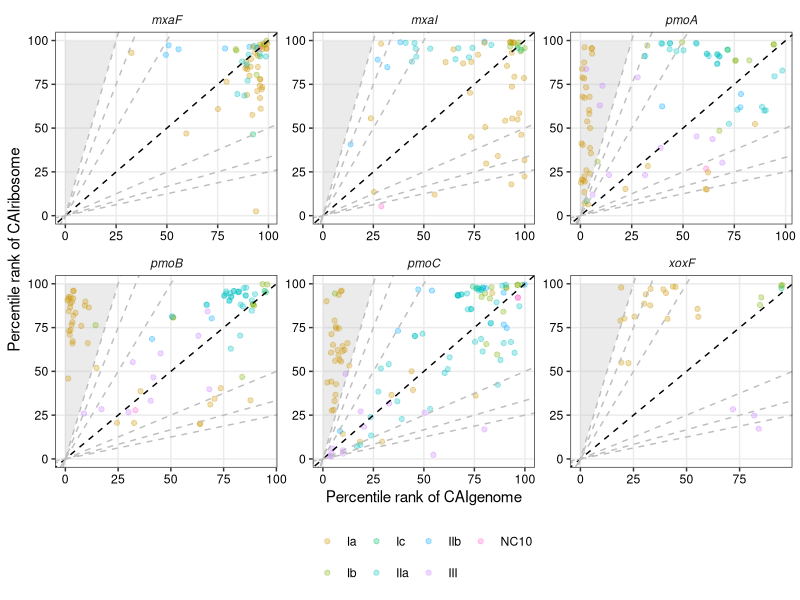
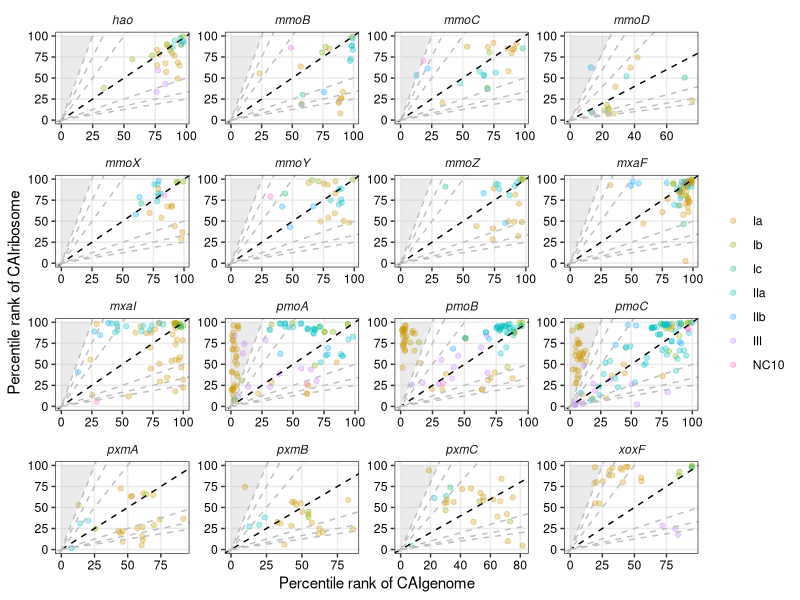

Write R code to recreate these figures, in order.
#install.packages('ggplot2')
#install.packages('ggrepel')
#install.packages('gridExtra')
#install.packages('scales')
#install.packages("ggpubr")
library('ggplot2')
library('ggrepel')
library('gridExtra')
library('scales')
library("ggpubr")


df <- read.delim(file = '1_QC_CH4.txt', header = TRUE)
#show_col(hue_pal()(8))
manual_colors2 <- c("#CD9600", # Ia
                    "#7CAE00", # Ib
                    "#00BE67", # Ic
                    "#00BFC4", # IIa *
                    "#00A9FF", # IIb
                    "#C77CFF", # III
                    "#FF61CC") # NC10)


p_Fig2B <- ggplot(df[(df$gene_category=='pmo/amo' | df$gene_category=='mxa' | df$gene_category=='xox'), ], aes(x=pCAI_genome, y=pCAI_HiExp)) + 
  geom_polygon(data=data.frame(x=c(0, 0,     100/4), y=c(0, 100,   100)),   aes(x, y), fill="grey", alpha=0.3) + # slope = 4-top
  #geom_polygon(data=data.frame(x=c(0, 100,   100),   y=c(0, 0,     100/4)), aes(x, y), fill="grey", alpha=0.3) + # slope = 4-bottom
  geom_point(aes(colour=group), alpha=0.3, size=1.5) + #geom_point(aes(colour=group, pch=sample), alpha=0.3, size=1.5) + 
  scale_color_manual(values = manual_colors2) +
  geom_abline(slope = 1,   intercept = c(0, 0), lty=2, colour='black') +
  geom_abline(slope = 2,   intercept = c(0, 0), lty=2, colour='grey') +
  geom_abline(slope = 1/2, intercept = c(0, 0), lty=2, colour='grey') +
  geom_abline(slope = 3,   intercept = c(0, 0), lty=2, colour='grey') +
  geom_abline(slope = 1/3, intercept = c(0, 0), lty=2, colour='grey') +
  geom_abline(slope = 4,   intercept = c(0, 0), lty=2, colour='grey') +
  geom_abline(slope = 1/4, intercept = c(0, 0), lty=2, colour='grey') +
  facet_wrap(~gene_category_subunit, scales = "free") +
  theme_bw() +
  facet_wrap(~gene_category_subunit, scales = "free") +
  theme(strip.background = element_blank(),
        strip.text = element_text(face = "italic"),
        legend.title=element_blank(),
        legend.position = "bottom",
        axis.text.x = element_text(colour = "black"),
        axis.text.y = element_text(colour = "black"),
        panel.grid.minor = element_blank())+
  xlab(label = "Percentile rank of CAIgenome")+
  ylab(label = "Percentile rank of CAIribosome")+
  NULL
ggsave(filename = "Fig2B.pdf", plot = p_Fig2B, device = "pdf", width = 5.5, height = 5, useDingbats=FALSE)



p_Fig2BS1 <- ggplot(df, aes(x=pCAI_genome, y=pCAI_HiExp)) + 
  geom_polygon(data=data.frame(x=c(0, 0,     100/4), y=c(0, 100,   100)),   aes(x, y), fill="grey", alpha=0.3) + # slope = 4-top
  #geom_polygon(data=data.frame(x=c(0, 100,   100),   y=c(0, 0,     100/4)), aes(x, y), fill="grey", alpha=0.3) + # slope = 4-bottom
  geom_point(aes(colour=group), alpha=0.3, size=1.5) + #geom_point(aes(colour=group, pch=sample), alpha=0.3, size=1.5) + 
  scale_color_manual(values = manual_colors2) +
  geom_abline(slope = 1,   intercept = c(0, 0), lty=2, colour='black') +
  geom_abline(slope = 2,   intercept = c(0, 0), lty=2, colour='grey') +
  geom_abline(slope = 1/2, intercept = c(0, 0), lty=2, colour='grey') +
  geom_abline(slope = 3,   intercept = c(0, 0), lty=2, colour='grey') +
  geom_abline(slope = 1/3, intercept = c(0, 0), lty=2, colour='grey') +
  geom_abline(slope = 4,   intercept = c(0, 0), lty=2, colour='grey') +
  geom_abline(slope = 1/4, intercept = c(0, 0), lty=2, colour='grey') +
  facet_wrap(~gene_category_subunit, scales = "free") +
  theme_bw() +
  facet_wrap(~gene_category_subunit, scales = "free") +
  theme(strip.background = element_blank(),
        strip.text = element_text(face = "italic"),
        legend.title=element_blank(),
        axis.text.x = element_text(colour = "black"),
        axis.text.y = element_text(colour = "black"),
        panel.grid.minor = element_blank())+
  xlab(label = "Percentile rank of CAIgenome")+
  ylab(label = "Percentile rank of CAIribosome")+
  NULL
ggsave(filename = "Fig2BS1.pdf", plot = p_Fig2BS1, device = "pdf", width = 9, height = 9, useDingbats=FALSE)
